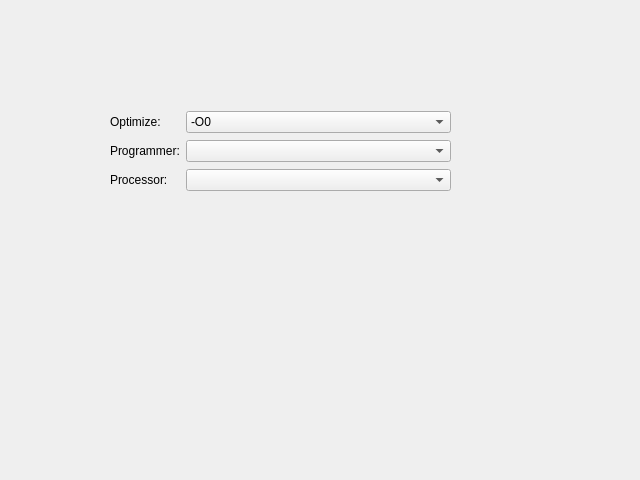
<?xml version="1.0" encoding="UTF-8"?>
<ui version="4.0">
 <class>ProjectSettings</class>
 <widget class="QDialog" name="ProjectSettings">
  <property name="geometry">
   <rect>
    <x>0</x>
    <y>0</y>
    <width>640</width>
    <height>480</height>
   </rect>
  </property>
  <property name="windowTitle">
   <string>Dialog</string>
  </property>
  <widget class="QWidget" name="gridLayoutWidget">
   <property name="geometry">
    <rect>
     <x>110</x>
     <y>110</y>
     <width>341</width>
     <height>83</height>
    </rect>
   </property>
   <layout class="QGridLayout" name="gridLayout">
    <item row="1" column="0">
     <widget class="QLabel" name="label_2">
      <property name="sizePolicy">
       <sizepolicy hsizetype="Maximum" vsizetype="Preferred">
        <horstretch>0</horstretch>
        <verstretch>0</verstretch>
       </sizepolicy>
      </property>
      <property name="text">
       <string>Programmer:</string>
      </property>
     </widget>
    </item>
    <item row="0" column="0">
     <widget class="QLabel" name="label">
      <property name="sizePolicy">
       <sizepolicy hsizetype="Maximum" vsizetype="Preferred">
        <horstretch>0</horstretch>
        <verstretch>0</verstretch>
       </sizepolicy>
      </property>
      <property name="text">
       <string>Optimize:</string>
      </property>
     </widget>
    </item>
    <item row="0" column="1">
     <widget class="QComboBox" name="comboBoxOptimize">
      <item>
       <property name="text">
        <string>-O0</string>
       </property>
      </item>
      <item>
       <property name="text">
        <string>-O1</string>
       </property>
      </item>
      <item>
       <property name="text">
        <string>-O2</string>
       </property>
      </item>
      <item>
       <property name="text">
        <string>-O3</string>
       </property>
      </item>
      <item>
       <property name="text">
        <string>-Os</string>
       </property>
      </item>
     </widget>
    </item>
    <item row="2" column="0">
     <widget class="QLabel" name="label_3">
      <property name="sizePolicy">
       <sizepolicy hsizetype="Maximum" vsizetype="Preferred">
        <horstretch>0</horstretch>
        <verstretch>0</verstretch>
       </sizepolicy>
      </property>
      <property name="text">
       <string>Processor:</string>
      </property>
     </widget>
    </item>
    <item row="1" column="1">
     <widget class="QComboBox" name="cbFlashtool"/>
    </item>
    <item row="2" column="1">
     <widget class="QComboBox" name="cbController"/>
    </item>
   </layout>
  </widget>
 </widget>
 <resources/>
 <connections/>
</ui>
